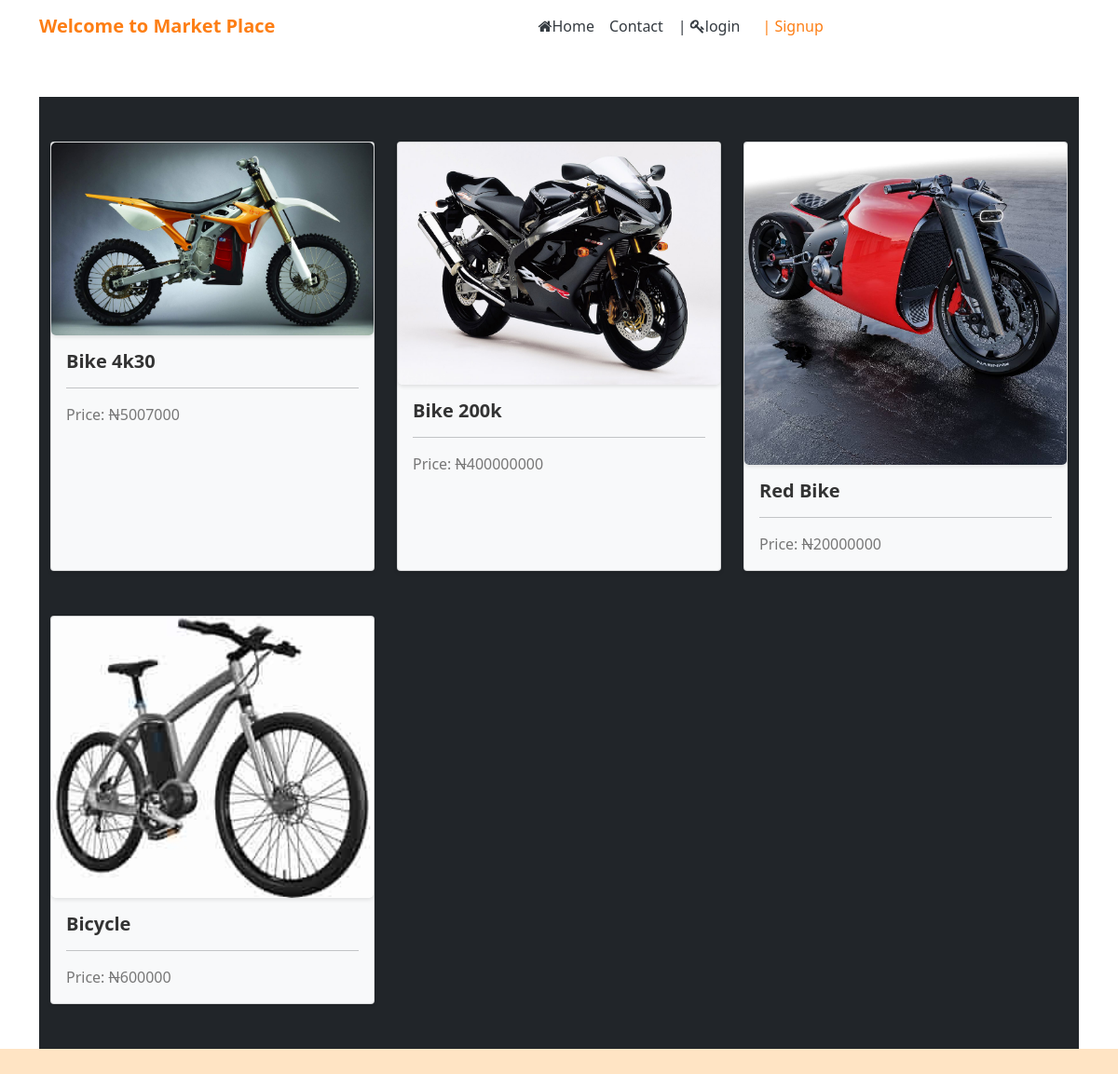
The page /categories/20/ on the database its author committed.
### jijiapp/models.py (models this page shows, shortened)
class Items(models.Model):
    user = models.ForeignKey(User, on_delete = models.CASCADE, related_name='supplier')
    store = models.ForeignKey(Store, on_delete=models.CASCADE, null=True, blank = True)
    title = models.CharField(max_length=10, null=True, blank =True)
    description = models.CharField(max_length=1000, null=True, blank=True)
    price = models.CharField(max_length=20, null=True, blank=True)
    phone = models.CharField(max_length=20, null=True, blank=True)
    location =models.CharField(max_length=20, null=True, blank=True)
    post_date = models.DateTimeField(auto_now_add=True, null=True, blank=True)
    thumbnails =models.ImageField(upload_to='thumbnails/', null=True, blank=True)
    category = models.ManyToManyField(Category, related_name ='categories')
    class Meta:
        ordering =['-post_date',]
        verbose_name_plural ='Items'

### jijiapp/views.py (the view)
# urls.py: path('categories/<int:item_id>/', views.categories, name='categories' ),
def categories(request, item_id):
    catego =category(request, item_id)
    context = {
        'category': catego,
    }
    return render(request, 'jijiapp/categories.html', context)

### jijiapp/refractor.py (called while the page is built)
def category(request, item_id):
    try:
        item = Items.objects.get(id=item_id)
        cat = item.category.all()  # Get the related categories
        categor = Items.objects.filter(category__in=cat)
    except Items.DoesNotExist:
        cat=None
        categor = None
        messages.error(request, f'No such category yet')
    return categor

### jijiapp/templates/jijiapp/categories.html
{% extends 'jijiapp/base/base.html' %}
{% load static %}
{% load crispy_forms_tags %}
{% block content %}
<div class="container container-fluid mb-5">
    <div class="row pt-5 bg-dark">
      {% if category %}
      {% for cat in category %}
      <div class="col-lg-4 col-md-4 col-sm-6 mb-5">
        <div class="card bg-light card-style">
          <a href="{% url 'detail' cat.id %}" class="card-link text-decoration-none">
            <img src="{{ cat.thumbnails.url }}" alt="First Image" class="card-img-top img-fluid mx-auto" style="height: auto; object-fit: contain;">
          </a>
          <div class="card-body">
            <h5 class="card-title">{{ cat.title}}</h5>
            <hr class="star-light">
            <p class="card-text">Price: <strike>N</strike>{{ cat.price }}</p>
          </div>
        </div>
      </div>
      {% endfor %}
      {% else %}
      <div class="text-white ">
        {% for message in messages %}
        <h1 class="text-center">{{ message }}</h1>
        {% endfor %}
      </div>
      {% endif %}
    </div>
  </div>
  {% endblock %}

### jijiapp/static/jijiapp/css/style.css (style rules this page uses)
html { background-color:bisque; height: auto; width: 100%; }
.card-style { background-color: #F3F5F7; border-radius: 10px; box-shadow: 0 2px 4px rgba(0, 0, 0, 0.1); transition: transform 0.3s ease; }
.card-title { font-weight: bold; color: #333; }
.card-text { color: #777; }
.card-body { padding: 10px; }

### jijiapp/templates/jijiapp/base/base.html (style rules this page uses)
.card { height: 100%; }
.card-img-top { object-fit: contain; border-radius: 5px; box-shadow: 0 2px 4px rgba(0, 0, 0, 0.1); }

### rows shown on the page
Items: thumbnails (picture), title "Bike 4k30", price "5007000"
Items: thumbnails (picture), title "Bike 200k", price "400000000"
Items: thumbnails (picture), title "Red Bike", price "20000000"
Items: thumbnails (picture), title "Bicycle", price "600000"
